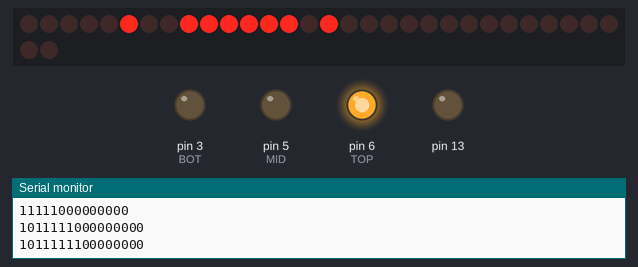
Recording of a sketch running on a simulated Arduino Mega 2560, built with avr-gcc and run on an emulated ATmega2560. Parts: 32 shift-register outputs drawn as a row of LEDs (first output left, lit = HIGH), output pins drawn as LEDs (lit = HIGH), the last lines printed to the serial monitor. Wiring (inferred from the names in the program): 4 × shift register (74HC595): data pin 9; shift clock pin 11; latch pin 10. Wiring (inferred from the signals the program sends): row of LEDs: on Q0, Q1, Q2, Q3, Q4, Q5, Q6, Q7, Q8, Q9, Q10, Q11, Q12, Q13, Q14, Q15, Q16, Q17, Q18, Q19, Q20, Q21, Q22, Q23, Q24, Q25, Q26, Q27, Q28, Q29, Q30, Q31. Pins used as bus, display or sensor lines are not drawn.

Above: at 0.1 s.
At 1.2 s:
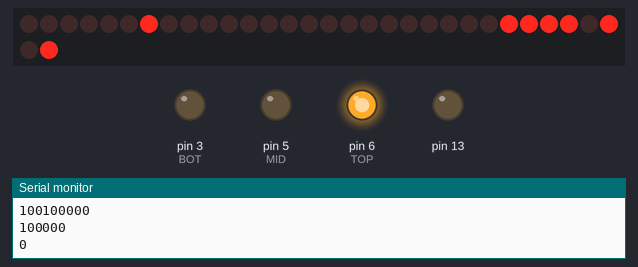
At 2.5 s:
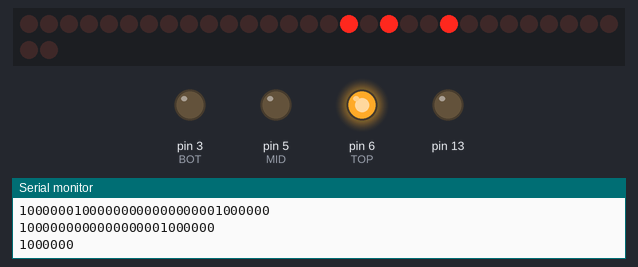
At 32.68 s:
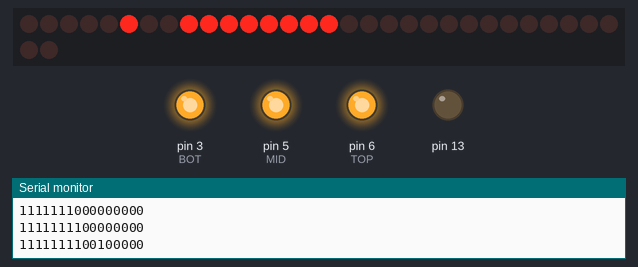
At 36.1 s:
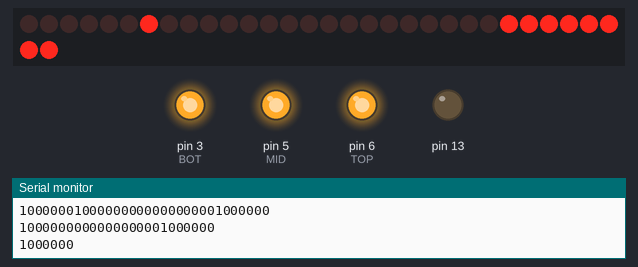
At 39.75 s:
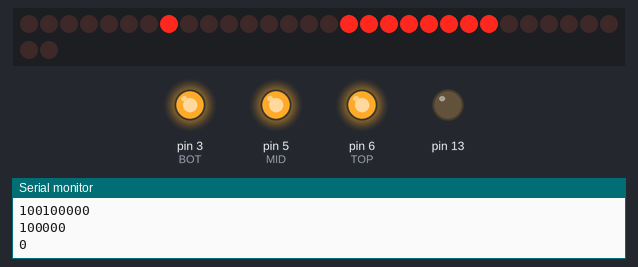
Timing chart, 0 to 40.0 s (numbered marks = the images above):
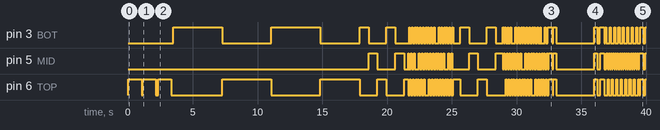

Measured:
- by itself, pin 3 (BOT): LOW → HIGH at 3.5 s, → LOW 3.8 s later, → HIGH 3.8 s later, → LOW 3.8 s later, … (101 changes in this stretch)
- by itself, pin 5 (MID): LOW → HIGH at 18.6 s, → LOW 0.68 s later, → HIGH 1.4 s later, → LOW 0.68 s later, … (111 changes in this stretch)

The sketch:

Final.ino
```cpp
#define ON HIGH
#define OFF LOW

//clock, latch, data (loner on arduino)
const int clockPin = 11;
const int latchPin = 10;
const int dataPin = 9;

const int TOP = 6;
const int MID = 5;
const int BOT = 3;

const int RED = 1;
const int BLUE = 2;
const int GREEN = 4;


int s = 134; // should be bpm
int cDelay = 300;//some constant delay


void setup() {
  //set pins to output because they are addressed in the main loop
  pinMode(latchPin, OUTPUT);
  pinMode(dataPin, OUTPUT);
  pinMode(clockPin, OUTPUT);

  //Each row on the LED cube
  pinMode(BOT, OUTPUT);
  pinMode(MID, OUTPUT);
  pinMode(TOP, OUTPUT);

  //LED on arduino and pin out
  pinMode(13, OUTPUT);

  // declare pin 9 to be an output:
  //pinMode(led, OUTPUT);

  Serial.begin(9600);
  //Serial.println("reset");

}

// the loop routine runs over and over again forever:
void loop()  {
  int delayTime = 200;
  int d = 2000;
  int start = 0;
  if(start == 0){
    countdown();//3 SECONDS
    start++;
  }

  //uncomment here for full song
  tick(75, BLUE, BOT, 25); //4.5 SECONDS
  tick2(75, GREEN, TOP, 25);//3 SEDONDS
  tick2(75, BLUE, BOT, 25);//4SECONDS
  tick(75, GREEN, TOP, 20);//3.5 SECONDS
  //delay(5000);
  //multiColorUpDown(75, 190);
  multiColorUpDown(75, 48);
  multiColorUpDownR(75, 48);
  multiColorUpDown(75, 48);
  multiColorUpDownR(75, 48);
  //multiColorUpDown(75, 48);
  flash(RED);
  flash(BLUE);
  delay(2750);
  flash(BLUE);
  flash(RED);
  //delay(2750);
  bouncing(83, BLUE, GREEN); // at t-75 goes for 15 seconds
  flash(GREEN);
  flash(BLUE);
  //delay(2750);
  bouncing(83, BLUE, GREEN); // at t-75 goes for 15 seconds
  flash(BLUE);
  flash(GREEN);
  //delay(2750);
  bouncing(83, BLUE, GREEN); // at t-75 goes for 15 seconds
  flashAll();
  flashAll();
  //delay(2750);
  RotatingMerica(delayTime, 10);
  flashAll();
  flashAll();
  //delay(2750);
  RotatingMerica(delayTime, 10);
  flashAll();
  flashAll();
  //delay(2750);
  RotatingMerica(delayTime, 10);
  flashAll();
  flashAll();
  //multiColorUpDown(75, 50);
  RotatingMerica(delayTime, 10);
  flashAll();
  flashAll();
  delay(2750);
  flashAll();
  flashAll();
  delay(2750);
  /*cross(delayTime);
  bouncing(75, GREEN | BLUE | RED, GREEN | RED);
  RotatingMerica(delayTime);
  growCube(BLUE, delayTime, 3, TOP);
  growCube(GREEN, delayTime, 3, BOT);
  growCube(RED, delayTime, 1, BOT);
  growCube(BLUE | RED, delayTime, 7, TOP);*/
  //RotatingMerica2(delayTime);
}

void tick (int t, int color, int level, int loopt){
  int stopCount = 0;
  while(stopCount < loopt){//2*t * 30 at t = 75 then 4.5 SECONDS
  registerWrite(4, ON, color, level);
  delay(t);
  registerWrite(4, OFF, color, level);

  registerWrite(6, ON, color, level);
  delay(t);
  registerWrite(6, OFF, color, level);

  stopCount++;
  }
}

void tick2 (int t, int color, int level, int loopt){
  int stopCount = 0;
  while(stopCount < loopt){//2*t * 30 at t = 75 then 4.5 SECONDS
  registerWrite(3, ON, color, level);
  delay(t);
  registerWrite(3, OFF, color, level);

  registerWrite(7, ON, color, level);
  delay(t);
  registerWrite(7, OFF, color, level);

  stopCount++;
  }
}

void countdown(){//3 SECONDS

  registerWrite(1, ON, RED, TOP);
  registerWrite(2, ON, RED, TOP);
  registerWrite(3, ON, RED, TOP);
  registerWrite(5, ON, RED, TOP);
  registerWrite(4, ON, RED, TOP);
  registerWrite(7, ON, RED, TOP);
  registerWrite(8, ON, RED, TOP);
  registerWrite(9, ON, RED, TOP);
  delay(1000);
  allOff();

  registerWrite(1, ON, BLUE, TOP);
  registerWrite(2, ON, BLUE, TOP);
  registerWrite(3, ON, BLUE, TOP);
  registerWrite(5, ON, BLUE, TOP);
  registerWrite(7, ON, BLUE, TOP);
  registerWrite(8, ON, BLUE, TOP);
  registerWrite(9, ON, BLUE, TOP);
  delay(1000);
  allOff();

  registerWrite(2, ON, GREEN, TOP);
  registerWrite(5, ON, GREEN, TOP);
  registerWrite(8, ON, GREEN, TOP);
  delay(1000);
  allOff();
}

void allOff(){
 registerWrite(1, OFF, RED | BLUE | GREEN, BOT);
 registerWrite(2, OFF, RED | BLUE | GREEN, MID);
 registerWrite(3, OFF, RED | BLUE | GREEN, TOP);
 registerWrite(4, OFF, RED | BLUE | GREEN, BOT);
 registerWrite(5, OFF, RED | BLUE | GREEN, BOT);
 registerWrite(6, OFF, RED | BLUE | GREEN, BOT);
 registerWrite(7, OFF, RED | BLUE | GREEN, BOT);
 registerWrite(8, OFF, RED | BLUE | GREEN, BOT);
 registerWrite(9, OFF, RED | BLUE | GREEN, BOT);
}

void flash(int color){
 registerWrite(1, ON, color, BOT);
 registerWrite(2, ON, color, MID);
 registerWrite(3, ON, color, TOP);
 registerWrite(4, ON, color, BOT);
 registerWrite(5, ON, color, BOT);
 registerWrite(6, ON, color, BOT);
 registerWrite(7, ON, color, BOT);
 registerWrite(8, ON, color, BOT);
 registerWrite(9, ON, color, BOT);

 delay(200);
 allOff();


}

void flashAll(){
 registerWrite(1, ON, RED, BOT);
 registerWrite(2, ON, RED, MID);
 registerWrite(3, ON, RED, TOP);
 registerWrite(4, ON, BLUE, BOT);
 registerWrite(5, ON, BLUE, MID);
 registerWrite(6, ON, BLUE, TOP);
 registerWrite(7, ON, GREEN, BOT);
 registerWrite(8, ON, GREEN, MID);
 registerWrite(9, ON, GREEN, TOP);

 delay(200);
 allOff();


}

void multiColorUpDown(int t, int loopt){
  int static x = 1;
  int static y = 0;
  int stopCount = 0;
  while(stopCount < loopt){//t * 50 (if t=100 then 15 SECONDS)
    if(x==10) {
      y++;
      x=1;
    }
    if(y%3==0){
      registerWrite(x, ON, RED, BOT);
      delay(t);
      registerWrite(x, OFF, RED, BOT);
    }
    else if(y%3==1){
      registerWrite(x, ON, GREEN, MID);
      delay(t);
      registerWrite(x, OFF, GREEN, MID);
    }
    else if(y%3==2){
      registerWrite(x, ON, BLUE, TOP);
      delay(t);
      registerWrite(x, OFF, BLUE, TOP);
    }

    x++;
    stopCount++;
  }
}

void multiColorUpDownR(int t, int loopt){
  int static x = 10;
  int static y = 0;
  int stopCount = 0;
  while(stopCount < loopt){//t * 50 (if t=100 then 15 SECONDS)
    if(x==0) {
      y++;
      x=10;
    }
    if(y%3==0){
      registerWrite(x, ON, RED, TOP);
      delay(t);
      registerWrite(x, OFF, RED, TOP);
    }
    else if(y%3==1){
      registerWrite(x, ON, GREEN, MID);
      delay(t);
      registerWrite(x, OFF, GREEN, MID);
    }
    else if(y%3==2){
      registerWrite(x, ON, BLUE, BOT);
      delay(t);
      registerWrite(x, OFF, BLUE, BOT);
    }
    y++;
    x--;
    stopCount++;
  }
}

void bouncing(int t, int color1, int color2){

  int loc = 1;
  int stopCount = 0;
  while(stopCount < 4){ //will run for 8t*50 (if t=75 then 15 secs)

    registerWrite(loc+3, OFF, color1, MID);
    registerWrite(loc, ON, color1, BOT);
    registerWrite(5, ON, color2, BOT);
    //registerWrite(loc+1, OFF, GREEN, MID);
    //registerWrite(loc+2, OFF, RED, TOP);
    delay(t);

    registerWrite(loc, OFF, color1, BOT);
    registerWrite(loc+1, ON, color1, MID);
    registerWrite(5, OFF, color2, BOT);
    registerWrite(5, ON, color2, MID);
    //registerWrite(loc+2, OFF, RED, TOP);
    delay(t);

    //registerWrite(loc, OFF, BLUE, BOT);
    registerWrite(loc+1, OFF, color1, MID);
    registerWrite(loc+2, ON, color1, TOP);
    registerWrite(5, ON, color2, TOP);
    registerWrite(5, OFF, color2, MID);
    delay(t);

    registerWrite(loc+5, ON, color1, MID);
    registerWrite(loc+2, OFF, color1, TOP);
    registerWrite(5, OFF, color2, TOP);
    registerWrite(5, ON, color2, MID);
    delay(t);

    registerWrite(loc+8, ON, color1, BOT);
    registerWrite(loc+5, OFF, color1, MID);
    registerWrite(5, OFF, color2, MID);
    registerWrite(5, ON, color2, BOT);
    delay(t);

    registerWrite(loc+7, ON, color1, MID);
    registerWrite(loc+8, OFF, color1, BOT);
    registerWrite(5, OFF, color2, BOT);
    registerWrite(5, ON, color2, MID);
    delay(t);

    registerWrite(loc+6, ON, color1, TOP);
    registerWrite(loc+7, OFF, color1, MID);
    registerWrite(5, OFF, color2, MID);
    registerWrite(5, ON, color2, TOP);
    delay(t);

    registerWrite(loc+3, ON, color1, MID);
    registerWrite(loc+6, OFF, color1, TOP);
    registerWrite(5, OFF, color2, TOP);
    delay(t);
    registerWrite(loc+3, OFF, color1, BOT);
    registerWrite(loc+3, OFF, color1, MID);
    registerWrite(loc+3, OFF, color1, TOP);
    stopCount++;
  }
}

void cross(int t){
  registerWrite(5, ON, RED | BLUE, MID);
  delay(1000);
  registerWrite(2, ON, RED, MID);
  registerWrite(8, ON, RED, MID);
  delay(1000);
  registerWrite(4, ON, RED, MID);
  registerWrite(6, ON, RED, MID);
  delay(1000);
  registerWrite(5, OFF, GREEN | BLUE, MID);
  registerWrite(2, OFF, RED, MID);
  registerWrite(8, OFF, RED, MID);
  registerWrite(4, OFF, RED, MID);
  registerWrite(6, OFF, RED, MID);
}

void growCube(int RED, int t, int corner, int pos){
  int opp;
  if(pos == TOP) opp = BOT;
  else opp = TOP;

  int f1;
  int f2;
  int s1;
  int s2;
  int s3;
  int s4;
  int s5;

  if(corner == 1){
    f1=2;
    f2=4;
    s1=3;
    s2=6;
    s3=9;
    s4=8;
    s5=7;
  }
  else if(corner == 3){
    f1=6;
    f2=2;
    s1=9;
    s2=8;
    s3=7;
    s4=4;
    s5=1;
  }
  else if(corner == 9){
    f1=8;
    f2=6;
    s1=3;
    s2=2;
    s3=1;
    s4=4;
    s5=7;
  }
  else{
    f1=8;
    f2=4;
    s1=9;
    s2=6;
    s3=3;
    s4=2;
    s5=1;
  }


  registerWrite(corner, ON, RED, pos);
  delay(t);
  registerWrite(f1, ON, RED, MID);
  registerWrite(f2, ON, RED, MID);
  registerWrite(5, ON, RED, MID);
  delay(t);
  registerWrite(s1, ON, RED, opp);
  registerWrite(s2, ON, RED, opp);
  registerWrite(s3, ON, RED, opp);
  registerWrite(s4, ON, RED, opp);
  registerWrite(s5, ON, RED, opp);
  delay(t);
  registerWrite(1, OFF, RED, BOT);
  registerWrite(2, OFF, RED, MID);
  registerWrite(4, OFF, RED, MID);
  registerWrite(5, OFF, RED, MID);
  registerWrite(3, OFF, RED, TOP);
  registerWrite(6, OFF, RED, TOP);
  registerWrite(7, OFF, RED, TOP);
  registerWrite(8, OFF, RED, TOP);
  registerWrite(9, OFF, RED, TOP);
}

void RotatingMerica(int t, int looptime){
  int stopCount = 0;
  while(stopCount < looptime){ //will run for t*50 (if t=300 then 15 secs)
    static int x = 1;
    if(x==1){
      registerWrite(5, ON, GREEN | BLUE  | RED, MID);
      registerWrite(2, ON, BLUE, MID);
      registerWrite(8, ON, BLUE, MID);
      registerWrite(4, ON, RED, MID);
      registerWrite(6, ON, RED, MID);
      delay(t);
      registerWrite(5, OFF, GREEN | BLUE | RED, MID);
      registerWrite(2, OFF, BLUE, MID);
      registerWrite(8, OFF, BLUE, MID);
      registerWrite(4, OFF, RED, MID);
      registerWrite(6, OFF, RED, MID);
      //delay(t);
      x++;
    }
    else if(x==2){
      registerWrite(5, ON, GREEN | BLUE | RED, BOT);
      registerWrite(1, ON, RED, BOT);
      registerWrite(7, ON, BLUE, BOT);
      registerWrite(3, ON, BLUE, BOT);
      registerWrite(9, ON, RED, BOT);
      delay(t);
      registerWrite(5, OFF, GREEN | BLUE | RED, BOT);
      registerWrite(1, OFF, RED, BOT);
      registerWrite(7, OFF, BLUE, BOT);
      registerWrite(3, OFF, BLUE, BOT);
      registerWrite(9, OFF, RED, BOT);
      //delay(t);
      x++;
    }
    else{
      registerWrite(5, ON, GREEN | BLUE | RED, TOP);
      registerWrite(1, ON, BLUE, TOP);
      registerWrite(7, ON, RED, TOP);
      registerWrite(3, ON, RED, TOP);
      registerWrite(9, ON, BLUE, TOP);
      delay(t);
      registerWrite(5, OFF, GREEN | BLUE | RED, TOP);
      registerWrite(5, OFF, GREEN, TOP);
      registerWrite(1, OFF, BLUE, TOP);
      registerWrite(7, OFF, RED, TOP);
      registerWrite(3, OFF, RED, TOP);
      registerWrite(9, OFF, BLUE, TOP);
      x=1;
      //delay(t);
    }
    stopCount++;
  }
}

void RotatingMerica2(int t){  // NOT WORKING & DON'T KNOW WHY!!!!!

  int stopCount = 0;
  while(stopCount < 50){ //will run for t*50 (if t=300 then 15 secs)
    static int x=1;//keeps track of level
    static int yy=3; //keeps track of rotation... trust me
    int y = yy%3;

    //t = (120/134)*1000;

    if(x==1){//middle
      if(y==0){
        registerWrite(5, ON, GREEN | BLUE, MID);
        registerWrite(2, ON, BLUE, MID);
        registerWrite(8, ON, BLUE, MID);
        registerWrite(4, ON, RED, MID);
        registerWrite(6, ON, RED, MID);
        delay(t);
        registerWrite(5, OFF, GREEN | BLUE, MID);
        registerWrite(2, OFF, BLUE, MID);
        registerWrite(8, OFF, BLUE, MID);
        registerWrite(4, OFF, RED, MID);
        registerWrite(6, OFF, RED, MID);
        //delay(t);
      }
      else if(y==1){//SECOND GO ROUND
        registerWrite(5, ON, GREEN | BLUE, MID);
        registerWrite(1, ON, BLUE, MID);
        registerWrite(9, ON, BLUE, MID);
        registerWrite(3, ON, RED, MID);
        registerWrite(7, ON, RED, MID);
        delay(t);
        registerWrite(5, OFF, GREEN | BLUE, MID);
        registerWrite(1, OFF, BLUE, MID);
        registerWrite(9, OFF, BLUE, MID);
        registerWrite(3, OFF, RED, MID);
        registerWrite(7, OFF, RED, MID);
      }
      else{//THIRD GO ROUND
        registerWrite(5, ON, GREEN | BLUE, MID);
        registerWrite(2, ON, RED, MID);
        registerWrite(8, ON, RED, MID);
        registerWrite(4, ON, BLUE, MID);
        registerWrite(6, ON, BLUE, MID);
        delay(t);
        registerWrite(5, OFF, GREEN | BLUE, MID);
        registerWrite(2, OFF, RED, MID);
        registerWrite(8, OFF, RED, MID);
        registerWrite(4, OFF, BLUE, MID);
        registerWrite(6, OFF, BLUE, MID);
      }
      x++;
    }
    else if(x==2){//BOTTOM
      if(y==0){
        registerWrite(5, ON, GREEN | BLUE | RED, BOT);
        registerWrite(1, ON, RED, BOT);
        registerWrite(7, ON, BLUE, BOT);
        registerWrite(3, ON, BLUE, BOT);
        registerWrite(9, ON, RED, BOT);
        delay(t);
        registerWrite(5, OFF, GREEN, BOT);
        registerWrite(5, OFF, BLUE, BOT);
        registerWrite(1, OFF, RED, BOT);
        registerWrite(7, OFF, BLUE, BOT);
        registerWrite(3, OFF, BLUE, BOT);
        registerWrite(9, OFF, RED, BOT);
        //delay(t);
      }
      else if(y==1){
        registerWrite(5, ON, GREEN | BLUE | RED, BOT);
        registerWrite(4, ON, RED, BOT);
        registerWrite(6, ON, RED, BOT);
        registerWrite(2, ON, BLUE, BOT);
        registerWrite(8, ON, BLUE, BOT);
        delay(t);
        registerWrite(5, OFF, GREEN | BLUE | RED, BOT);
        registerWrite(4, OFF, RED, BOT);
        registerWrite(6, OFF, RED, BOT);
        registerWrite(2, OFF, BLUE, BOT);
        registerWrite(8, OFF, BLUE, BOT);
        //delay(t);
      }
      else{
        registerWrite(5, ON, GREEN | BLUE | RED, BOT);
        registerWrite(3, ON, RED, BOT);
        registerWrite(7, ON, RED, BOT);
        registerWrite(1, ON, BLUE, BOT);
        registerWrite(9, ON, BLUE, BOT);
        delay(t);
        registerWrite(5, OFF, GREEN | BLUE | RED, BOT);
        registerWrite(3, OFF, RED, BOT);
        registerWrite(7, OFF, RED, BOT);
        registerWrite(1, OFF, BLUE, BOT);
        registerWrite(9, OFF, BLUE, BOT);
        //delay(t);
      }
      x++;
    }
    else{
      if(y==0){
        registerWrite(5, ON, BLUE, TOP);
        registerWrite(5, ON, GREEN, TOP);
        registerWrite(1, ON, BLUE, TOP);
        registerWrite(7, ON, RED, TOP);
        registerWrite(3, ON, RED, TOP);
        registerWrite(9, ON, BLUE, TOP);
        delay(t);
        registerWrite(5, OFF, BLUE, TOP);
        registerWrite(5, OFF, GREEN, TOP);
        registerWrite(1, OFF, BLUE, TOP);
        registerWrite(7, OFF, RED, TOP);
        registerWrite(3, OFF, RED, TOP);
        registerWrite(9, OFF, BLUE, TOP);
        //delay(t);
      }
      else if(y==1){
        registerWrite(5, ON, BLUE | GREEN | RED, TOP);
        registerWrite(4, ON, BLUE, TOP);
        registerWrite(2, ON, RED, TOP);
        registerWrite(8, ON, RED, TOP);
        registerWrite(6, ON, BLUE, TOP);
        delay(t);
        registerWrite(5, OFF, BLUE | GREEN | RED, TOP);
        registerWrite(4, OFF, BLUE, TOP);
        registerWrite(2, OFF, RED, TOP);
        registerWrite(8, OFF, RED, TOP);
        registerWrite(6, OFF, BLUE, TOP);
        //delay(t);
      }
      else{
        registerWrite(5, ON, BLUE | GREEN | RED, TOP);
        registerWrite(1, ON, BLUE, TOP);
        registerWrite(3, ON, RED, TOP);
        registerWrite(7, ON, RED, TOP);
        registerWrite(9, ON, BLUE, TOP);
        delay(t);
        registerWrite(5, OFF, BLUE | GREEN | RED, TOP);
        registerWrite(1, OFF, BLUE, TOP);
        registerWrite(3, OFF, RED, TOP);
        registerWrite(7, OFF, RED, TOP);
        registerWrite(9, OFF, BLUE, TOP);
      }
      x=1;
    }
    //delay();
    yy++;
    stopCount++;
  }
}

// Cube arrangment with location of LED if look upon from above and the shift registers were to the left
//  9 | 8 | 7
//  6 | 5 | 4
//  3 | 2 | 1


// This method sends bits to the shift registers
// PARAM: LED Locatoin (0-9), ON, OFF, RED, GREEN, BLUE
void registerWrite(int location, int whichState, int color, int row) {
  int whichPin;
  location--;
  location = location%10;

  rowWrite(row, whichState);
  // the bits you want to send. Use an unsigned int,
  // so you can use all 16 bits:
  static unsigned long int bitsToSend = 0;

  if((color & RED) == RED){
    // Red Color
    if(location == 0) whichPin=9;
    else if(location < 7) whichPin = 9 + location;
    else if(location == 7) whichPin = 8;
    else if(location == 8) whichPin = 5;
    else return;

    // turn on the next highest bit in bitsToSend:
    bitWrite(bitsToSend, whichPin, whichState);
    Serial.println(bitsToSend, BIN);
  }

  if((color & GREEN) == GREEN){
    //Green Color
    if(location == 0) whichPin=17;
    else if(location < 7) whichPin = 17 +location;
    else if(location == 7) whichPin = 16;
    else if(location == 8) whichPin = 7;
    else return;

    // turn on the next highest bit in bitsToSend:
    bitWrite(bitsToSend, whichPin, whichState);
    //Serial.println(bitsToSend, BIN);
  }

  if((color & BLUE) == BLUE){
    //Blue
    if(location == 0) whichPin=25;
    else if(location < 7) whichPin = 25 + location;
    else if(location == 7) whichPin = 24;
    else if(location == 8) whichPin = 6;
    else return;

    // turn on the next highest bit in bitsToSend:
    bitWrite(bitsToSend, whichPin, whichState);
    //Serial.println(bitsToSend, BIN);
  }

  // turn off the output so the pins don't light up
  // while you're shifting bits:
  digitalWrite(latchPin, LOW);

  // break the bits into two bytes, one for
  // the first register and one for the second:
  byte registerOne = (bitsToSend & 0xff000000) >> 24;
  byte registerTwo = (bitsToSend & 0xff0000) >> 16;
  byte registerThree = (bitsToSend & 0xff00) >> 8;
  byte registerFour  = bitsToSend & 0xff;
  // shift the bytes out:
  shiftOut(dataPin, clockPin, MSBFIRST, ~registerOne); //Blue
  shiftOut(dataPin, clockPin, MSBFIRST, ~registerTwo); //Green
  shiftOut(dataPin, clockPin, MSBFIRST, ~registerThree); //Red
  shiftOut(dataPin, clockPin, MSBFIRST, ~registerFour); // 5-Red, 6-Blue, 7-Green

  // turn on the output so the LEDs can light up:
  digitalWrite(latchPin, HIGH);
}

void rowWrite(int row, int state){
  if(state == ON){
    digitalWrite(row, ON);
  }
  else{
    digitalWrite(row, OFF);
  }
}
```
